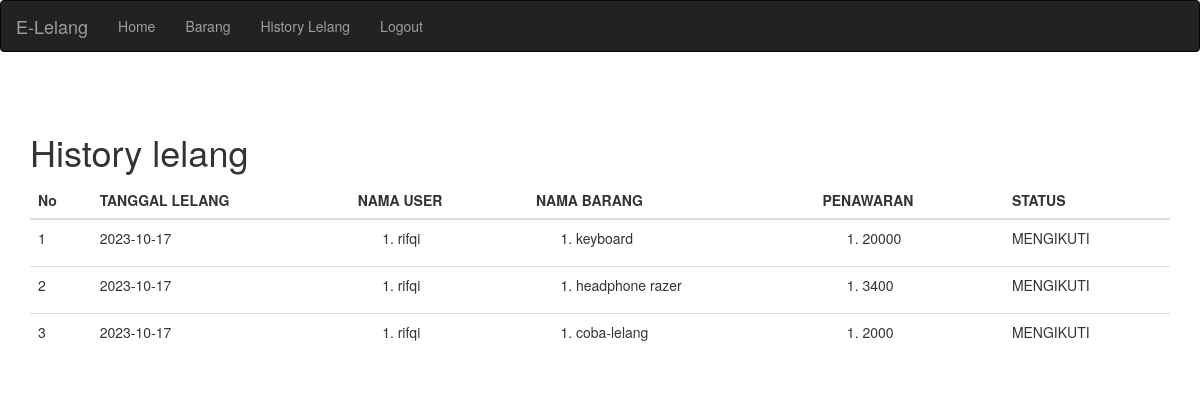
Screenshot of /admin/perlelangan.php with the database file from the repository.
### tables this page shows
CREATE TABLE `tb_lelang` (
  `id_lelang` int(11) NOT NULL,
  `id_barang` int(11) NOT NULL,
  `tgl_lelang` date NOT NULL,
  `harga_akhir` int(20) NOT NULL,
  `id_user` int(11) NOT NULL,
  `id_petugas` int(11) NOT NULL,
  `status` enum('dibuka','ditutup') NOT NULL
);

CREATE TABLE `history_lelang` (
  `id_history` int(11) NOT NULL,
  `id_lelang` int(11) NOT NULL,
  `id_barang` int(11) NOT NULL,
  `id_user` int(11) NOT NULL,
  `penawaran_harga` int(20) NOT NULL,
  `status` enum('dibuka','ditutup') NOT NULL
);

CREATE TABLE `tb_masyarakat` (
  `id_user` int(11) NOT NULL,
  `nama_lengkap` varchar(255) NOT NULL,
  `username` varchar(255) NOT NULL,
  `password` varchar(255) NOT NULL,
  `telepon` varchar(255) NOT NULL
);

CREATE TABLE `tb_barang` (
  `id_barang` int(11) NOT NULL,
  `nama_barang` varchar(255) NOT NULL,
  `harga_awal` varchar(255) NOT NULL,
  `harga_akhir` varchar(255) NOT NULL,
  `deskripsi` varchar(255) NOT NULL,
  `tanggal_awal` int(20) NOT NULL,
  `tanggal_akhir` int(20) NOT NULL,
  `foto` varchar(255) NOT NULL,
  `status` enum('dibuka','ditutup') NOT NULL,
  `bid` int(20) NOT NULL
);

### admin/perlelangan.php (the view, shortened to what this page needs)
<!DOCTYPE html>
<html lang="en">
<head>
</head>
<body>
    <?php
        include "nav_admin.php";
    ?>
    <br></br>
    <div class="container">
        <div class="card">
            <div class="card-header">
                <h1>History lelang</h1>
            </div>
            <div class="card-body">
            <table class="table">
                <thead>
                    <tr>
                    <th scope="col">No</th>
                    <th scope="col">TANGGAL LELANG</th>
                    <th scope="col">NAMA USER</th>
                    <th scope="col">NAMA BARANG</th>
                    <th scope="col">PENAWARAN</th>
                    <th scope="col">STATUS</th>
                    </tr>
                </thead>
                <tbody>
                    <?php
                    include "../koneksi.php";
                    $query_lelang = mysqli_query($conn, "SELECT * FROM tb_lelang  ORDER BY id_lelang DESC");
                    $no=0;
                    while($data_lelang=mysqli_fetch_array($query_lelang)){
                        $no++;
                    ?>
                    <tr>
                        <td><?=$no?></td>
                        <td><?=$data_lelang['tgl_lelang']?></td>
                        <td>
                            <ol>
                            <?php
                            $query_history = mysqli_query($conn, "SELECT * FROM history_lelang d
                                            JOIN tb_masyarakat b ON b.id_user = d.id_user WHERE
                                            id_lelang = '".$data_lelang['id_lelang']."'");
                            while($data_history = mysqli_fetch_array($query_history)){
                                echo "<li>".$data_history['username']."</li>";
                            }
                            ?>
                            </ol>
                        </td>
                        <td>
                            <ol>
                            <?php
                            $query_history = mysqli_query($conn, "SELECT * FROM history_lelang d
                                            JOIN tb_barang b ON b.id_barang = d.id_barang WHERE
                                            id_lelang = '".$data_lelang['id_lelang']."'");
                            while($data_history = mysqli_fetch_array($query_history)){
                                echo "<li>".$data_history['nama_barang']."</li>";
                            }
                            ?>
                            </ol>
                        </td>
                        <td>
                            <ol>
                            <?php
                            $query_history = mysqli_query($conn, "SELECT * FROM history_lelang d
                                            JOIN tb_barang b ON b.id_barang = d.id_barang WHERE
                                            id_lelang = '".$data_lelang['id_lelang']."'");
                            while($data_history = mysqli_fetch_array($query_history)){
                                echo "<li>".$data_history['penawaran_harga']."</li>";
                            }
                            ?>
                            </ol>
                        </td>
                        <?php
                        $query_history = mysqli_query($conn, "SELECT * FROM history_lelang d
                                            JOIN tb_barang b ON b.id_barang = d.id_barang WHERE
                                            id_lelang = '".$data_lelang['id_lelang']."'");
                            $data_history = mysqli_fetch_array($query_history);
                        ?>
                        <?php
                    if ($data_history ['status'] == "dibuka"):
                        ?>
                                <td>MENGIKUTI</td>
                    <?php endif; ?>
                    </tr>
                    <?php } ?>
                </tbody>
            </table>
            </div>
        </div>
    </div>
</body>
</html>

### admin/nav_admin.php (shortened to what this page needs)
  <!DOCTYPE html>
<html lang="en">
<head>
  <link rel="stylesheet" href="https://maxcdn.bootstrapcdn.com/bootstrap/3.4.1/css/bootstrap.min.css">
</head>
<body>
<nav class="navbar navbar-inverse">
  <div class="container-fluid">
    <div class="navbar-header">
      <a class="navbar-brand" href="#">E-Lelang</a>
    </div>
    <ul class="nav navbar-nav">
        <li><a href="home_admin.php">Home</a></li>
        <li><a href="barang.php">Barang</a></li>
        <li><a href="perlelangan.php">History Lelang</a></li>
        <li><a href="proses_logout.php">Logout</a></li>
  </div>
</nav>
</body>
</html>

### rows the page displays
tb_lelang: tgl_lelang "2023-10-17"
history_lelang: id_user.username "rifqi", id_barang.nama_barang "keyboard", penawaran_harga "20000"
tb_lelang: tgl_lelang "2023-10-17"
history_lelang: id_user.username "rifqi", id_barang.nama_barang "headphone razer", penawaran_harga "3400"
tb_lelang: tgl_lelang "2023-10-17"
history_lelang: id_user.username "rifqi", id_barang.nama_barang "coba-lelang", penawaran_harga "2000"
